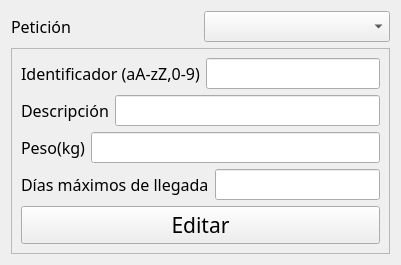
<?xml version="1.0" encoding="UTF-8"?>
<ui version="4.0">
 <class>Form</class>
 <widget class="QWidget" name="Form">
  <property name="windowModality">
   <enum>Qt::ApplicationModal</enum>
  </property>
  <property name="geometry">
   <rect>
    <x>0</x>
    <y>0</y>
    <width>401</width>
    <height>247</height>
   </rect>
  </property>
  <property name="windowTitle">
   <string>ProjectGamma - Editar petición</string>
  </property>
  <layout class="QVBoxLayout" name="verticalLayout">
   <item>
    <layout class="QHBoxLayout" name="horizontalLayout_7">
     <item>
      <layout class="QHBoxLayout" name="horizontalLayout_6">
       <item>
        <widget class="QLabel" name="label_6">
         <property name="font">
          <font>
           <family>Century Gothic</family>
           <pointsize>12</pointsize>
          </font>
         </property>
         <property name="text">
          <string>Petición</string>
         </property>
        </widget>
       </item>
       <item>
        <widget class="QComboBox" name="petitionChoice">
         <property name="font">
          <font>
           <family>Century Gothic</family>
           <pointsize>12</pointsize>
          </font>
         </property>
        </widget>
       </item>
      </layout>
     </item>
    </layout>
   </item>
   <item>
    <widget class="QFrame" name="frame">
     <property name="frameShape">
      <enum>QFrame::StyledPanel</enum>
     </property>
     <property name="frameShadow">
      <enum>QFrame::Raised</enum>
     </property>
     <layout class="QVBoxLayout" name="verticalLayout_2">
      <item>
       <layout class="QHBoxLayout" name="horizontalLayout_2">
        <item>
         <widget class="QLabel" name="label_2">
          <property name="font">
           <font>
            <family>Century Gothic</family>
            <pointsize>12</pointsize>
           </font>
          </property>
          <property name="text">
           <string>Identificador (aA-zZ,0-9)</string>
          </property>
         </widget>
        </item>
        <item>
         <widget class="QLineEdit" name="idField">
          <property name="font">
           <font>
            <family>Century Gothic</family>
            <pointsize>12</pointsize>
           </font>
          </property>
         </widget>
        </item>
       </layout>
      </item>
      <item>
       <layout class="QHBoxLayout" name="horizontalLayout_3">
        <item>
         <widget class="QLabel" name="label_3">
          <property name="font">
           <font>
            <family>Century Gothic</family>
            <pointsize>12</pointsize>
           </font>
          </property>
          <property name="text">
           <string>Descripción</string>
          </property>
         </widget>
        </item>
        <item>
         <widget class="QLineEdit" name="descField">
          <property name="font">
           <font>
            <family>Century Gothic</family>
            <pointsize>12</pointsize>
           </font>
          </property>
         </widget>
        </item>
       </layout>
      </item>
      <item>
       <layout class="QHBoxLayout" name="horizontalLayout_4">
        <item>
         <widget class="QLabel" name="label_4">
          <property name="font">
           <font>
            <family>Century Gothic</family>
            <pointsize>12</pointsize>
           </font>
          </property>
          <property name="text">
           <string>Peso(kg)</string>
          </property>
         </widget>
        </item>
        <item>
         <widget class="QLineEdit" name="weightField">
          <property name="font">
           <font>
            <family>Century Gothic</family>
            <pointsize>12</pointsize>
           </font>
          </property>
         </widget>
        </item>
       </layout>
      </item>
      <item>
       <layout class="QHBoxLayout" name="horizontalLayout_5">
        <item>
         <widget class="QLabel" name="label_5">
          <property name="font">
           <font>
            <family>Century Gothic</family>
            <pointsize>12</pointsize>
           </font>
          </property>
          <property name="text">
           <string>Días máximos de llegada</string>
          </property>
         </widget>
        </item>
        <item>
         <widget class="QLineEdit" name="daysField">
          <property name="font">
           <font>
            <family>Century Gothic</family>
            <pointsize>12</pointsize>
           </font>
          </property>
         </widget>
        </item>
       </layout>
      </item>
      <item>
       <widget class="QPushButton" name="editButton">
        <property name="font">
         <font>
          <family>Century Gothic</family>
          <pointsize>16</pointsize>
         </font>
        </property>
        <property name="text">
         <string>Editar</string>
        </property>
       </widget>
      </item>
     </layout>
    </widget>
   </item>
  </layout>
 </widget>
 <resources/>
 <connections/>
</ui>
